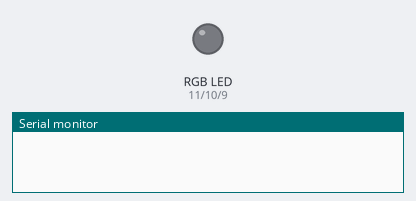
Recording of a sketch running on a simulated Arduino Uno, built with avr-gcc and run on an emulated ATmega328P. On the bench: an RGB LED mixed from three pins (HIGH = lit), the last lines printed to the serial monitor. Dim RGB values are drawn brighter than linear.

Above: at 0.15 s.
At 7.54 s:
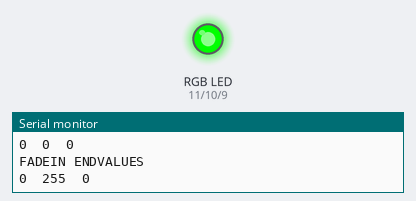
At 13.18 s:
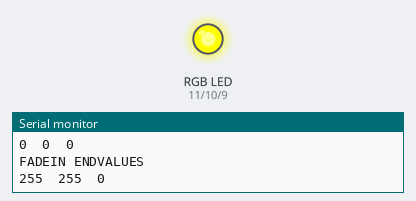
At 18.11 s:
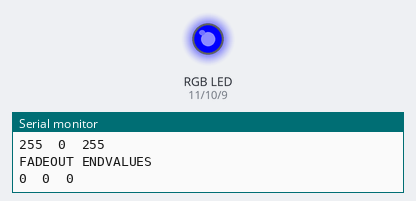
At 26.68 s:
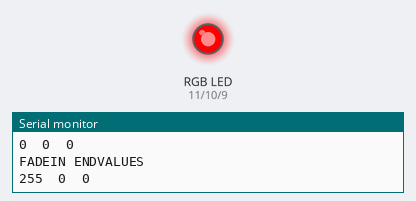
At 35.98 s:
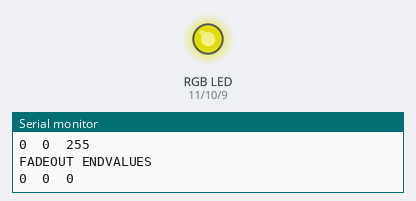
Timing chart, 0 to 35.9 s (numbered marks = the images above):
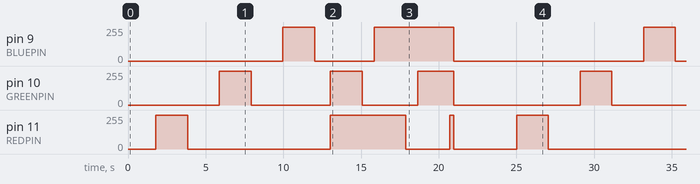

Measured:
- by itself, pin 9 (BLUEPIN): goes 254/255 2.1 s, 0/255 3.8 s, 254/255 5.1 s, 0/255 12.2 s, 254/255 2.1 s, then 0/255
- by itself, pin 11 (REDPIN): 0/255 → 254/255 at 1.8 s, → 0/255 2.1 s later, → 254/255 9.2 s later, → 0/255 4.9 s later, … (8 changes in this stretch)
- by itself, pin 10 (GREENPIN): 0/255 → 254/255 at 5.9 s, → 0/255 2.1 s later, → 254/255 5.1 s later, → 0/255 2.0 s later, … (8 changes in this stretch)

The sketch:

RGB-Fader.ino
```cpp
// Declare global variables

// Replace pin-number with name for future use
#define REDPIN 11
#define GREENPIN 10
#define BLUEPIN 9

// color arrays
byte black[3]   = {0, 0, 0};
byte white[3]   = {255, 255, 255};

byte red[3]     = {255, 0, 0};
byte green[3]   = {0, 255, 0};
byte blue[3]    = {0, 0, 255};

byte yellow[3]  = {255, 255, 0};
byte magenta[3] = {255, 0, 255};
byte cyan[3]    = {0, 255, 255};

// Value of the PWM-Level in analogWrite()
// use byte as data type for 8-Bit unsigned number, from 0-255
byte redValue = 0;
byte greenValue = 0;
byte blueValue = 0;

// delayTime in for-loops
int delayTime = 10;

// Setup
void setup() {
  // declare pins for RGB-LED
  pinMode(REDPIN, OUTPUT); // RED LED
  pinMode(GREENPIN, OUTPUT); // GREEN LED
  pinMode(BLUEPIN, OUTPUT); // BLUE LED

  // serial output for debugging
  Serial.begin(9600);
}

// Loop
void loop() {
  // put your main code here, to run repeatedly:


  fadeLed(2000, 250, 2000, 250, red);
  fadeLed(2000, 250, 2000, 250, green);
  fadeLed(2000, 250, 2000, 250, blue);

  fadeLed(1000, 250, 2000, 0, yellow);
  fadeLed(1000, 250, 2000, 0, magenta);
  fadeLed(1000, 250, 2000, 0, cyan);

  fadeLed(0, 250, 0, 250, white);

  // Pause between new loop
  delay(2000);
}

// Fade Function with variable Fade-In, Fade-Out, On-/Off-Time for the set color
// use fadeInTime/fadeOutTime = 0 for blink
void fadeLed(int fadeInTime, int onTime, int fadeOutTime, int offTime, byte color[3] ){

  // FADEIN phase
  int fadeInDelay = fadeInTime / 255;
  for (byte i = 0; i < 255; i++) {
    // set pin to PWM-Level for the specific color
    analogWrite(REDPIN, redValue);
    analogWrite(GREENPIN, greenValue);
    analogWrite(BLUEPIN, blueValue);

    // increment PWM-Level
    if(redValue < color[0]) {
      redValue += 1;
    }
    if(greenValue < color[1]) {
      greenValue += 1;
    }
    if(blueValue < color[2]) {
      blueValue += 1;
    }

    delay(fadeInDelay);
  }

  // Debug
  Serial.println("FADEIN ENDVALUES");
  Serial.print(redValue);
  Serial.print("\t");
  Serial.print(greenValue);
  Serial.print("\t");
  Serial.print(blueValue);
  Serial.print("\t");
  Serial.println("");

  // ON phase
  delay(onTime);

  // FADEOUT phase
  int fadeOutDelay = fadeOutTime / 255;
  for (byte i = 0; i < 255; i++) {
    // set pin to PWM-Level for the specific color
    analogWrite(REDPIN, redValue);
    analogWrite(GREENPIN, greenValue);
    analogWrite(BLUEPIN, blueValue);

    // increment PWM-Level
    if(redValue != 0) {
      redValue -= 1;
    }
    if(greenValue != 0) {
      greenValue -= 1;
    }
    if(blueValue != 0) {
      blueValue -= 1;
    }

    delay(fadeOutDelay);
  }
  // turn pins fully off
  digitalWrite(REDPIN, LOW);
  digitalWrite(GREENPIN, LOW);
  digitalWrite(BLUEPIN, LOW);

  // Debug
  Serial.println("FADEOUT ENDVALUES");
  Serial.print(redValue);
  Serial.print("\t");
  Serial.print(greenValue);
  Serial.print("\t");
  Serial.print(blueValue);
  Serial.print("\t");
  Serial.println("");

  // OFF phase
  delay(offTime);

}
```
